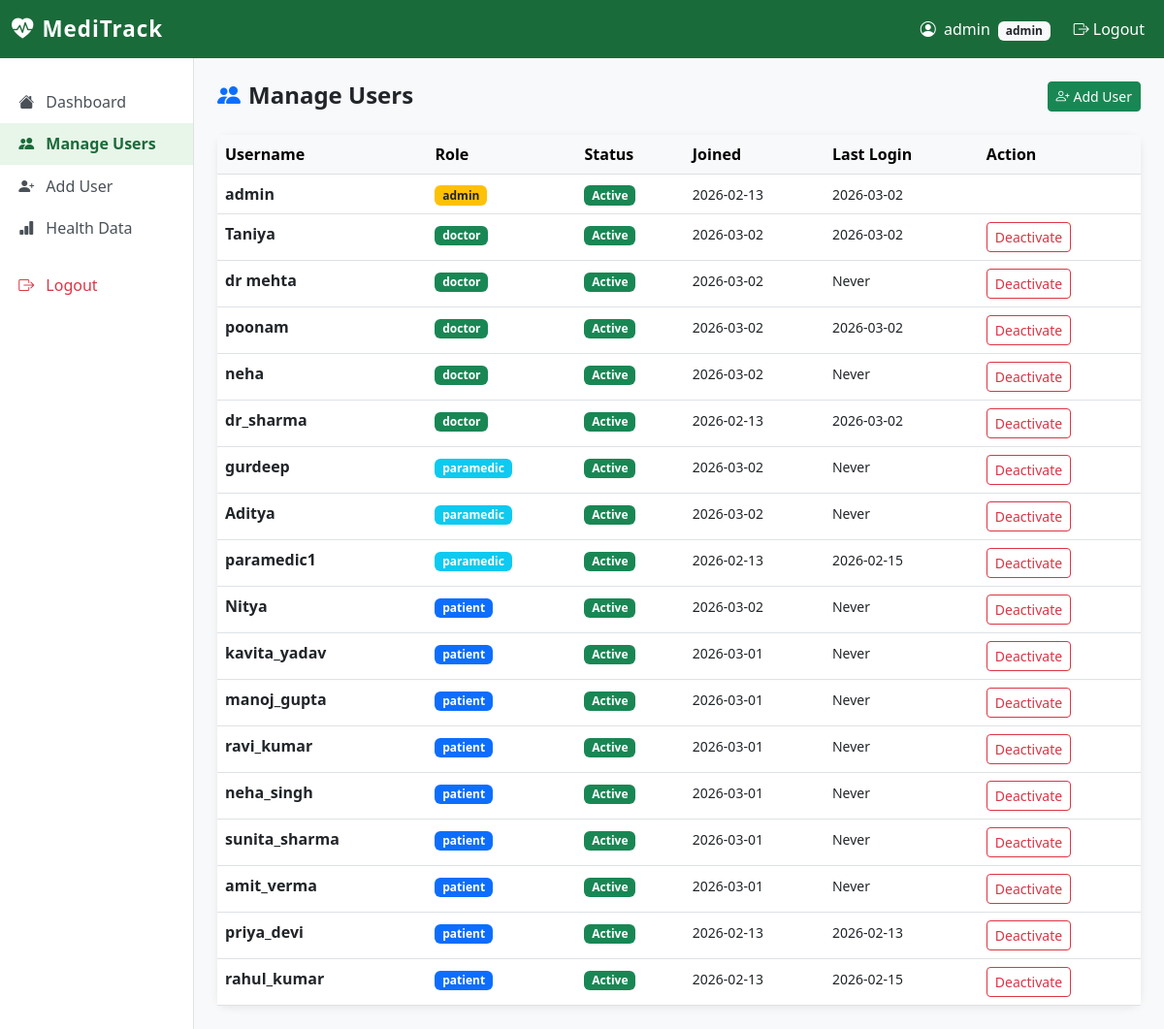
Screenshot of /admin/users (signed in) with the database file from the repository.
### tables this page shows
CREATE TABLE users (
            user_id TEXT PRIMARY KEY,           -- Unique UUID for every user
            username TEXT UNIQUE NOT NULL,      -- Login username
            password_hash TEXT NOT NULL,        -- Hashed password (never plain text)
            role TEXT NOT NULL,                 -- 'patient', 'doctor', 'admin', 'paramedic'
            is_active INTEGER DEFAULT 1,        -- 1 = active, 0 = deactivated
            created_at TEXT NOT NULL,           -- When account was created
            last_login TEXT                     -- Last login timestamp
        );

### app/routes/admin.py (the view)
@admin_bp.route('/users')
@admin_required
def manage_users():
    all_users = execute_query(
        "SELECT user_id, username, role, is_active, created_at, last_login FROM users ORDER BY role, created_at DESC",
        fetch=True
    )
    return render_template('admin/manage_users.html', users=all_users or [])

### app/database/local_db.py (called while the page is built)
def get_connection():
    conn = sqlite3.connect(LOCAL_DB_PATH)
    conn.row_factory = sqlite3.Row  # Allows accessing columns by name
    conn.execute("PRAGMA foreign_keys = ON")  # Enable foreign key support
    conn.execute("PRAGMA journal_mode = WAL")  # Better performance for concurrent access
    return conn

def execute_query(query, params=(), fetch=False, fetchone=False):
    conn = get_connection()
    cursor = conn.cursor()
    try:
        cursor.execute(query, params)
        if fetchone:
            result = cursor.fetchone()
            return dict(result) if result else None
        if fetch:
            results = cursor.fetchall()
            return [dict(row) for row in results]
        conn.commit()
        return cursor.lastrowid
    except Exception as e:
        conn.rollback()
        raise e
    finally:
        conn.close()

### app/routes/admin.py (called while the page is built)
def admin_required(f):
    @wraps(f)
    def decorated_function(*args, **kwargs):
        if 'user_id' not in session:
            flash('Please log in.', 'error')
            return redirect(url_for('auth.login'))
        if session.get('role') != 'admin':
            flash('Access denied. Admin only.', 'error')
            return redirect(url_for('auth.dashboard_redirect'))
        return f(*args, **kwargs)
    return decorated_function

### app/templates/admin/manage_users.html (shortened to what this page needs)
{% extends "base.html" %}
{% block content %}
<div class="d-flex justify-content-between mb-4">
    <h4 class="fw-bold mb-0"><i class="bi bi-people-fill me-2 text-primary"></i>Manage Users</h4>
    <a href="/admin/add-user" class="btn btn-success btn-sm"><i class="bi bi-person-plus me-1"></i>Add User</a>
</div>
<div class="card">
<div class="table-responsive">
<table class="table table-hover mb-0">
    <thead class="table-light"><tr><th>Username</th><th>Role</th><th>Status</th><th>Joined</th><th>Last Login</th><th>Action</th></tr></thead>
    <tbody>
    {% for u in users %}
    <tr>
        <td><strong>{{ u.username }}</strong></td>
        <td><span class="badge bg-{{ 'success' if u.role == 'doctor' else ('primary' if u.role == 'patient' else ('warning text-dark' if u.role == 'admin' else 'info')) }}">{{ u.role }}</span></td>
        <td><span class="badge {{ 'bg-success' if u.is_active else 'bg-danger' }}">{{ 'Active' if u.is_active else 'Inactive' }}</span></td>
        <td><small>{{ u.created_at[:10] if u.created_at else 'N/A' }}</small></td>
        <td><small>{{ u.last_login[:10] if u.last_login else 'Never' }}</small></td>
        <td>
            {% if u.is_active and u.user_id != session.user_id %}
            <form method="POST" action="/admin/deactivate/{{ u.user_id }}" onsubmit="return confirm('Deactivate this user?')">
                <button type="submit" class="btn btn-outline-danger btn-sm">Deactivate</button>
            </form>
            {% endif %}
        </td>
    </tr>{% endfor %}
    </tbody>
</table>
</div>
</div>
{% endblock %}

### app/templates/base.html (shortened to what this page needs)
<!DOCTYPE html>
<html lang="en">
<head>
    <link href="https://cdn.jsdelivr.net/npm/bootstrap@5.3.0/dist/css/bootstrap.min.css" rel="stylesheet">
    <link href="https://cdn.jsdelivr.net/npm/bootstrap-icons@1.11.0/font/bootstrap-icons.css" rel="stylesheet">
</head>
<body>
<nav class="navbar navbar-dark navbar-expand-lg">
    <div class="container-fluid">
        <a class="navbar-brand text-white" href="/">
            <i class="bi bi-heart-pulse-fill me-2"></i>MediTrack
        </a>
        <div class="collapse navbar-collapse" id="navbarNav">
            <ul class="navbar-nav ms-auto align-items-center">
                {% if session.user_id %}
                <li class="nav-item">
                    <span class="navbar-text text-white me-3">
                        <i class="bi bi-person-circle me-1"></i>
                        {{ session.username }}
                        <span class="badge bg-light text-dark ms-1">{{ session.role }}</span>
                    </span>
                </li>
                <li class="nav-item">
                    <a class="nav-link text-white" href="/logout">
                        <i class="bi bi-box-arrow-right me-1"></i>Logout
                    </a>
                </li>
                {% endif %}
            </ul>
        </div>
    </div>
</nav>
<div class="container-fluid p-0">
    <div class="row g-0">
        {% if session.user_id %}
        <div class="col-md-2 sidebar d-none d-md-block">
            <ul class="nav flex-column mt-2">
                {% if session.role == 'patient' %}
                <li><a href="/patient/dashboard" class="nav-link {% if request.path == '/patient/dashboard' %}active{% endif %}"><i class="bi bi-house-fill"></i> Dashboard</a></li>
                <li><a href="/patient/history" class="nav-link {% if '/history' in request.path %}active{% endif %}"><i class="bi bi-clock-history"></i> Medical History</a></li>
                <li><a href="/patient/prescriptions" class="nav-link {% if '/prescriptions' in request.path %}active{% endif %}"><i class="bi bi-file-medical"></i> Prescriptions</a></li>
                <li><a href="/patient/reports" class="nav-link {% if '/reports' in request.path %}active{% endif %}"><i class="bi bi-folder2"></i> My Reports</a></li>
                <li><a href="/patient/upload" class="nav-link {% if '/upload' in request.path %}active{% endif %}"><i class="bi bi-upload"></i> Upload Report</a></li>
                <li><a href="/patient/qr-code" class="nav-link {% if '/qr-code' in request.path %}active{% endif %}"><i class="bi bi-qr-code"></i> My QR Code</a></li>
                {% elif session.role == 'admin' %}
                <li><a href="/admin/dashboard" class="nav-link {% if request.path == '/admin/dashboard' %}active{% endif %}"><i class="bi bi-house-fill"></i> Dashboard</a></li>
                <li><a href="/admin/users" class="nav-link {% if '/users' in request.path %}active{% endif %}"><i class="bi bi-people-fill"></i> Manage Users</a></li>
                <li><a href="/admin/add-user" class="nav-link {% if '/add-user' in request.path %}active{% endif %}"><i class="bi bi-person-plus-fill"></i> Add User</a></li>
                <li><a href="/admin/data-overview" class="nav-link {% if '/data-overview' in request.path %}active{% endif %}"><i class="bi bi-bar-chart-fill"></i> Health Data</a></li>
                {% elif session.role == 'paramedic' %}
                <li><a href="/paramedic/dashboard" class="nav-link {% if request.path == '/paramedic/dashboard' %}active{% endif %}"><i class="bi bi-house-fill"></i> Dashboard</a></li>
                {% endif %}
                <li class="mt-3"><a href="/logout" class="nav-link text-danger"><i class="bi bi-box-arrow-right"></i> Logout</a></li>
            </ul>
        </div>
        {% endif %}
        <div class="col-md-{{ '10' if session.user_id else '12' }} p-4">
            {% block content %}{% endblock %}
        </div>
    </div>
</div>
</body>
</html>

### app/templates/base.html (style rules this page uses)
:root { --primary: #1a6b3a; --primary-dark: #124d2b; --accent: #e8f5e9; --danger-bg: #fff5f5; }
body { background-color: #f8f9fa; font-family: 'Segoe UI', sans-serif; }
.navbar { background-color: var(--primary) !important; }
.navbar-brand { font-weight: 700; font-size: 1.4rem; letter-spacing: 1px; }
.sidebar { background: white; min-height: calc(100vh - 56px); border-right: 1px solid #dee2e6; padding: 1rem 0; }
.sidebar .nav-link { color: #495057; padding: 0.6rem 1.2rem; border-radius: 0; }
.sidebar .nav-link:hover, .sidebar .nav-link.active { background: var(--accent); color: var(--primary); font-weight: 600; }
.sidebar .nav-link i { margin-right: 8px; width: 18px; }
.card { border: none; box-shadow: 0 2px 8px rgba(0,0,0,0.08); border-radius: 12px; }

### rows the page displays
users: username "admin", role "admin", is_active "Active", created_at "2026-02-13", last_login "2026-03-02"
users: username "Taniya", role "doctor", is_active "Active", created_at "2026-03-02", last_login "2026-03-02"
users: username "dr mehta", role "doctor", is_active "Active", created_at "2026-03-02", last_login "Never"
users: username "poonam", role "doctor", is_active "Active", created_at "2026-03-02", last_login "2026-03-02"
users: username "neha", role "doctor", is_active "Active", created_at "2026-03-02", last_login "Never"
users: username "dr_sharma", role "doctor", is_active "Active", created_at "2026-02-13", last_login "2026-03-02"
users: username "gurdeep", role "paramedic", is_active "Active", created_at "2026-03-02", last_login "Never"
users: username "Aditya", role "paramedic", is_active "Active", created_at "2026-03-02", last_login "Never"
users: username "paramedic1", role "paramedic", is_active "Active", created_at "2026-02-13", last_login "2026-02-15"
users: username "Nitya", role "patient", is_active "Active", created_at "2026-03-02", last_login "Never"
users: username "kavita_yadav", role "patient", is_active "Active", created_at "2026-03-01", last_login "Never"
users: username "manoj_gupta", role "patient", is_active "Active", created_at "2026-03-01", last_login "Never"
users: username "ravi_kumar", role "patient", is_active "Active", created_at "2026-03-01", last_login "Never"
users: username "neha_singh", role "patient", is_active "Active", created_at "2026-03-01", last_login "Never"
users: username "sunita_sharma", role "patient", is_active "Active", created_at "2026-03-01", last_login "Never"
users: username "amit_verma", role "patient", is_active "Active", created_at "2026-03-01", last_login "Never"
users: username "priya_devi", role "patient", is_active "Active", created_at "2026-02-13", last_login "2026-02-13"
users: username "rahul_kumar", role "patient", is_active "Active", created_at "2026-02-13", last_login "2026-02-15"

### other values shown
{{ session.username }} "admin"
{{ session.role }} "admin"
